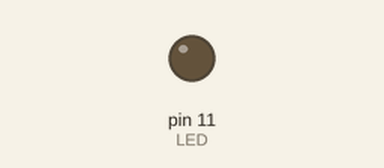
Bench run of a sketch on a simulated Arduino Uno, built with avr-gcc and run on an emulated ATmega328P. Shown: output pins drawn as LEDs (lit = HIGH).

Above: at 0.15 s.
At 39.84 s:
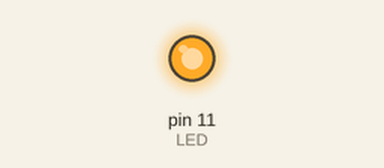
Timing chart, 0 to 40.0 s (numbered marks = the images above):
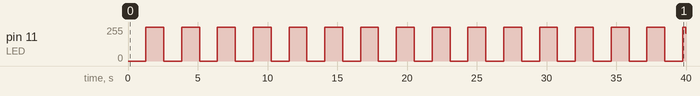

Measured:
- by itself, pin 11 (LED): 0/255 → 255/255 at 1.3 s, → 0/255 1.3 s later, → 255/255 1.3 s later, → 0/255 1.3 s later, … (32 changes in this stretch)

The sketch:

fade.ino
```cpp
/*-----------------------------------------------------------------------------------------
  Name:         fade.ino
  Version:      1.0
  Description:  This code fades the LED on and off by changing the PWM duty cycle.
  Author:       Ed's Lab
  Date:         July 7th 2020.
------------------------------------------------------------------------------------------*/


int LED = 11;             // declare LED pin with PWM.
                          // Pins with PWM in Arduino UNO: 3, 5, 6, 9, 10, and 11.
void setup() {
  pinMode(LED, OUTPUT);   // set LED pin as output
}

void loop() {

  // Fade the LED from 0-255.
  for(int i=0; i<256; i++){
    analogWrite(LED, i);
    delay(5);             // waits for 5 milliseconds
    }

  // Fade the LED from 255-0.
  for(int i=255; i>=0; i--){
    analogWrite(LED, i);
    delay(5);             // waits for 5 milliseconds
    }

}
```
